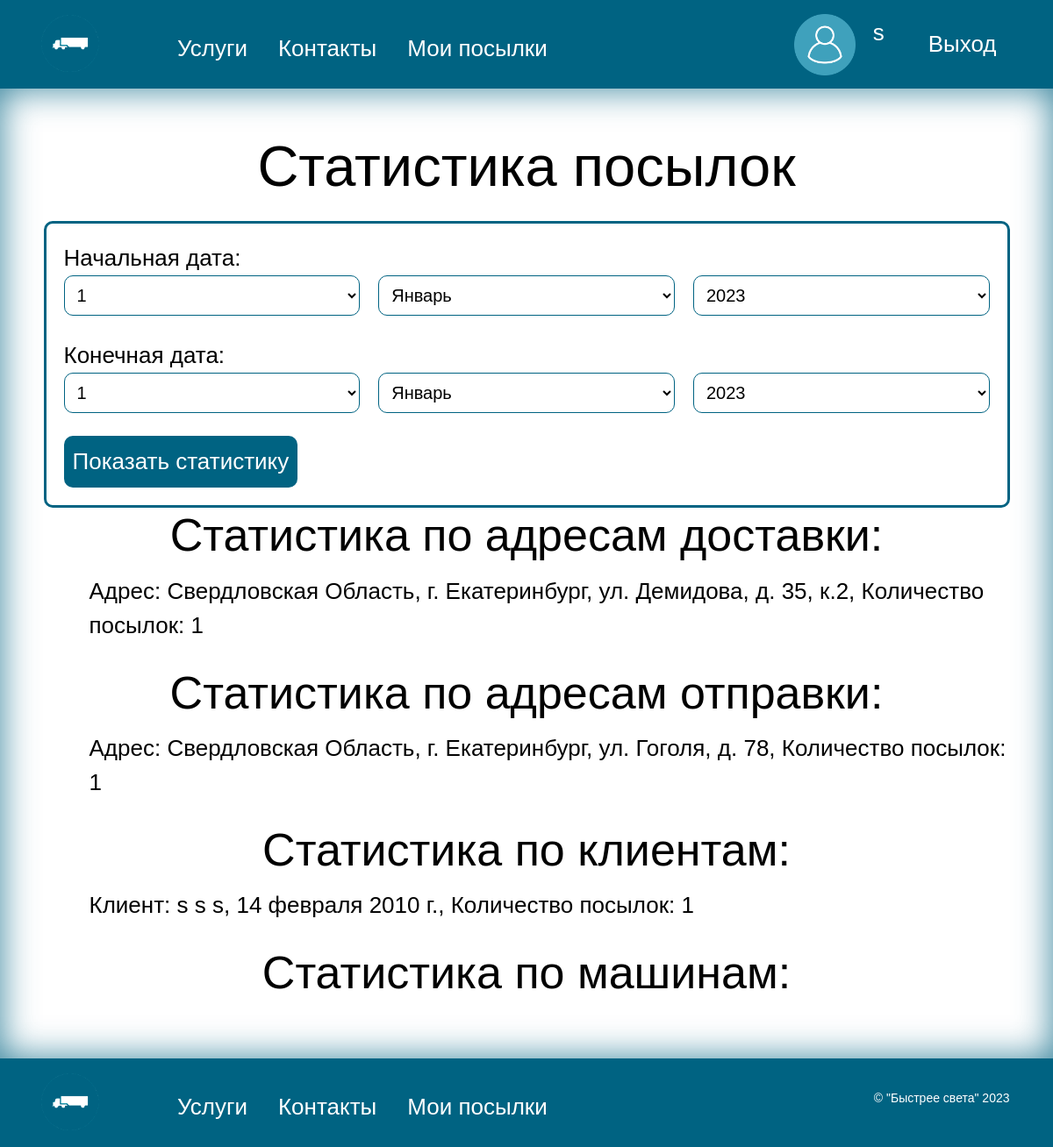
The app's page /package_statistics/ (signed in), older data.
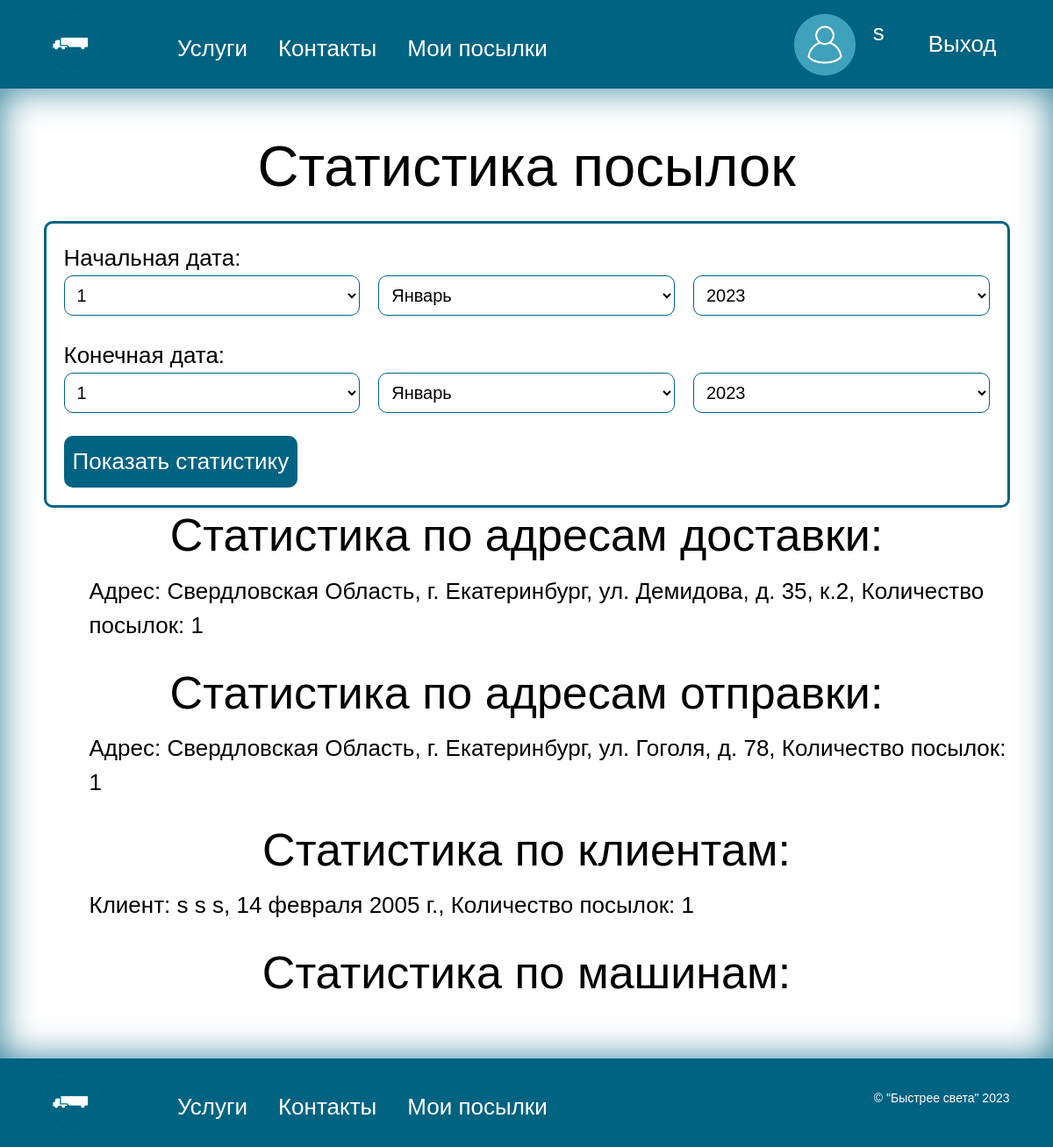
The same page, newer data.
### navigate/models.py (models this page shows, shortened)
class CustomUser(AbstractUser):
    ROLE_CHOICES = [
        ('Клиент', 'Клиент'),
        ('Сотрудник', 'Сотрудник'),
        ('Водитель', 'Водитель'),
        ('Администратор', 'Администратор'),
    ]
    first_name = models.CharField(max_length=50, verbose_name='Имя', null=True)
    last_name = models.CharField(max_length=50, verbose_name='Фамилия', null=True)
    patronymic = models.CharField(max_length=50, verbose_name='Отчество', null=True)
    phone_number = models.CharField(max_length=11, verbose_name='Номер телефона', null=True)
    passport = models.CharField(max_length=10, verbose_name='Серия номер паспорта', unique=True, null=True)
    date_of_birth = models.DateField(verbose_name='Дата рождения', null=True)
    role = models.CharField(max_length=200,
                              choices=ROLE_CHOICES,
                              default='Клиент',
                              verbose_name='Роль')
    class Meta:
        verbose_name = "Пользователя"
        verbose_name_plural = "Пользователи"

### navigate/views.py (the view)
# urls.py: path('package_statistics/', views.PackageStatisticsView.as_view(), name='package_statistics'),
@method_decorator(login_required, name='dispatch')
class PackageStatisticsView(View):
    template_name = 'package_statistics.html'
    def get(self, request, *args, **kwargs):
        form = DateRangeForm(request.GET or None)
        if form.is_valid():
            start_date = form.cleaned_data['start_date']
            end_date = form.cleaned_data['end_date']
        else:
            today = datetime.today()
            end_date = today
            start_date = today - timedelta(days=30)
        delivery_address_stats = Package.objects.filter(
            date_of_receipt__range=[start_date, end_date]
        ).values('delivery_address__region', 'delivery_address__city', 'delivery_address__street', 'delivery_address__city', 'delivery_address__home', 'delivery_address__corpus').annotate(count=Count('id')).order_by('-count')
        sending_address_stats = Package.objects.filter(
            date_of_receipt__range=[start_date, end_date]
        ).values('sending_address__region', 'sending_address__city', 'sending_address__street', 'sending_address__city', 'sending_address__home', 'sending_address__corpus').annotate(count=Count('id')).order_by('-count')
        client_stats = Package.objects.filter(
            date_of_receipt__range=[start_date, end_date]
        ).values('client_id__first_name', 'client_id__last_name', 'client_id__patronymic', 'client_id__date_of_birth').annotate(count=Count('id')).order_by('-count')
        car_stats = Package.objects.filter(
            date_of_receipt__range=[start_date, end_date]
        ).values('car_id__model', 'car_id__state_number').annotate(count=Count('id')).order_by('-count')
        context = {
            'form': form,
            'delivery_address_stats': delivery_address_stats,
            'sending_address_stats': sending_address_stats,
            'client_stats': client_stats,
            'car_stats': car_stats,
        }
        return render(request, self.template_name, context)

### navigate/forms.py
class DateRangeForm(forms.Form):
    start_date = forms.DateField(label='Начальная дата', widget=SelectDateWidget())
    end_date = forms.DateField(label='Конечная дата', widget=SelectDateWidget())

### templates/package_statistics.html (shortened to what this page needs)
{% extends 'base.html' %}
{% block content %}
<main>
  <div class="container">
    <h1>Статистика посылок</h1>
    <form method="get" class="form-statics">
      {{ form.as_p }}
      <button class="static-button" type="submit">Показать статистику</button>
    </form>
    <h2>Статистика по адресам доставки:</h2>
    <ul>
      {% for stat in delivery_address_stats %}
        <li>Адрес: {{ stat.delivery_address__region }}, г. {{ stat.delivery_address__city }}, ул. {{ stat.delivery_address__street }}, д. {{ stat.delivery_address__home }},{% if stat.delivery_address__corpus %} к.{{ stat.delivery_address__corpus }}, {%endif%} Количество посылок: {{ stat.count }}</li>
      {% endfor %}
    </ul>
    <h2>Статистика по адресам отправки:</h2>
    <ul>
      {% for stat in sending_address_stats %}
        <li>Адрес: {{ stat.sending_address__region }}, г. {{ stat.sending_address__city }}, ул. {{ stat.sending_address__street }}, д. {{ stat.sending_address__home }},  Количество посылок: {{ stat.count }}</li>
      {% endfor %}
    </ul>
    <h2>Статистика по клиентам:</h2>
    <ul>
      {% for stat in client_stats %}
        <li>Клиент: {{ stat.client_id__first_name }} {{ stat.client_id__last_name }} {{ stat.client_id__patronymic }}, {{ stat.client_id__date_of_birth }}, Количество посылок: {{ stat.count }}</li>
      {% endfor %}
    </ul>
     <h2>Статистика по машинам:</h2>
  </div>
  </main>
{% endblock %}

### templates/base.html (shortened to what this page needs)
<!DOCTYPE html>
<html lang="ru">
<head>
    {%load static %}
    <link rel="stylesheet" href="{% static "css/style.css" %}">
    <link href="https://cdn.jsdelivr.net/npm/bootstrap@5.0.2/dist/css/bootstrap.min.css" rel="stylesheet">
</head>
<body >
    <header>
        <nav class="container nav header-nav">
            <a href="{%url 'home'%}">
                <img src="{% static "image/logo.png" %}" alt="лого" height="70" width="70">
            </a>
            <ul class="nav-list">
               {% if user.role == 'Клиент' or  not user.is_authenticated %}
                <li class="nav-list-item"><a href="{%url 'services'%}" style="color: #FFFFFF">Услуги</a></li>
                <li class="nav-list-item"><a href="{%url 'contact'%}" style="color: #FFFFFF">Контакты</a></li>
                    {%if user.is_authenticated %}
                        <li class="nav-list-item"><a href="{%url 'mypakeges'%}" style="color: #FFFFFF">Мои посылки</a></li>
                    {% endif %}
                {% endif %}
            </ul>
            <div class="signin">
                {% if user.is_authenticated %}
                    {% if user.role == 'Клиент' %}
                        <a href="{%url 'account'%}" style="color: #FFFFFF">
                            <div class="user-header">
                                <img src="{% static "image/user2.png" %}" alt="лого" height="70" width="70">
                                <p class="user-header-p">{{user.username}}</p>
                            </div>
                        </a>
                    {% endif %}
                    <a href="{% url 'logout' %}" style="margin-left: 20px; color: #FFFFFF">Выход</a>
                {% else %}
                    <a href="{%url 'login'%}" style="color: #FFFFFF">Войти</a>
                    <a href="{%url 'signup'%}" style="margin-left: 20px;color: #FFFFFF">Зарегистрироваться</a>
                {% endif %}
            </div>
        </nav>
    </header>
    {% block content %}
    {% endblock %}
    <footer>
        <div class="container nav header-nav">
            <a href="{%url 'home'%}">
                <img src="{% static "image/logo.png" %}" alt="лого" height="70" width="70">
            </a>
             <ul class="nav-list">
               {% if user.role == 'Клиент' or  not user.is_authenticated %}
                <li class="nav-list-item"><a href="{%url 'services'%}" style="color: #FFFFFF">Услуги</a></li>
                <li class="nav-list-item"><a href="{%url 'contact'%}" style="color: #FFFFFF">Контакты</a></li>
                    {%if user.is_authenticated %}
                        <li class="nav-list-item"><a href="{%url 'mypakeges'%}" style="color: #FFFFFF">Мои посылки</a></li>
                    {% endif %}
                {% endif %}
            </ul>
            <p class="copiright">&copy; "Быстрее света" 2023</p>
        </div>
    </footer>
</body>
</html>

Row changes from the older to the newer data that the page shows:
changed CustomUser: client_id__date_of_birth "14 февраля 2010 г." → "14 февраля 2005 г."
